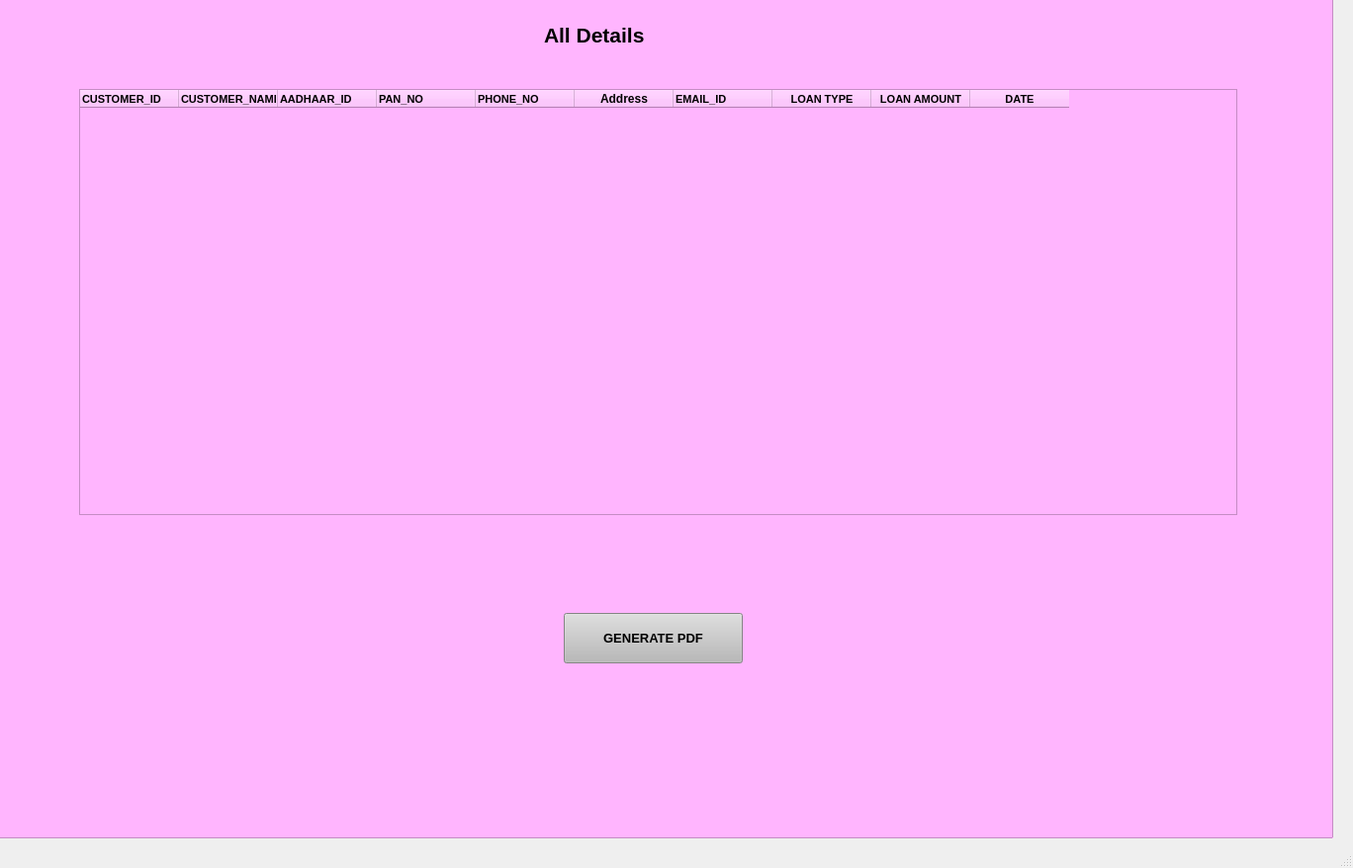
<?xml version="1.0" encoding="UTF-8"?>
<ui version="4.0">
 <class>Coualldetail</class>
 <widget class="QMainWindow" name="Coualldetail">
  <property name="geometry">
   <rect>
    <x>0</x>
    <y>0</y>
    <width>1368</width>
    <height>878</height>
   </rect>
  </property>
  <property name="minimumSize">
   <size>
    <width>1368</width>
    <height>878</height>
   </size>
  </property>
  <property name="maximumSize">
   <size>
    <width>1368</width>
    <height>878</height>
   </size>
  </property>
  <property name="font">
   <font>
    <pointsize>10</pointsize>
   </font>
  </property>
  <property name="cursor">
   <cursorShape>PointingHandCursor</cursorShape>
  </property>
  <property name="windowTitle">
   <string>All details</string>
  </property>
  <widget class="QWidget" name="centralwidget">
   <widget class="QFrame" name="frame">
    <property name="geometry">
     <rect>
      <x>-20</x>
      <y>-30</y>
      <width>1368</width>
      <height>878</height>
     </rect>
    </property>
    <property name="minimumSize">
     <size>
      <width>1368</width>
      <height>878</height>
     </size>
    </property>
    <property name="maximumSize">
     <size>
      <width>1368</width>
      <height>878</height>
     </size>
    </property>
    <property name="styleSheet">
     <string notr="true">background-color: rgb(255, 181, 254);</string>
    </property>
    <property name="frameShape">
     <enum>QFrame::StyledPanel</enum>
    </property>
    <property name="frameShadow">
     <enum>QFrame::Raised</enum>
    </property>
    <widget class="QTableWidget" name="t1">
     <property name="geometry">
      <rect>
       <x>100</x>
       <y>120</y>
       <width>1171</width>
       <height>431</height>
      </rect>
     </property>
     <property name="font">
      <font>
       <weight>75</weight>
       <bold>true</bold>
      </font>
     </property>
     <property name="styleSheet">
      <string notr="true">text-allign:left;</string>
     </property>
     <column>
      <property name="text">
       <string>CUSTOMER_ID</string>
      </property>
      <property name="font">
       <font>
        <pointsize>8</pointsize>
        <weight>75</weight>
        <bold>true</bold>
       </font>
      </property>
      <property name="textAlignment">
       <set>AlignJustify|AlignVCenter</set>
      </property>
     </column>
     <column>
      <property name="text">
       <string>CUSTOMER_NAME</string>
      </property>
      <property name="font">
       <font>
        <pointsize>8</pointsize>
        <weight>75</weight>
        <bold>true</bold>
       </font>
      </property>
      <property name="textAlignment">
       <set>AlignJustify|AlignVCenter</set>
      </property>
     </column>
     <column>
      <property name="text">
       <string>AADHAAR_ID</string>
      </property>
      <property name="font">
       <font>
        <pointsize>8</pointsize>
        <weight>75</weight>
        <bold>true</bold>
       </font>
      </property>
      <property name="textAlignment">
       <set>AlignJustify|AlignVCenter</set>
      </property>
     </column>
     <column>
      <property name="text">
       <string>PAN_NO</string>
      </property>
      <property name="font">
       <font>
        <pointsize>8</pointsize>
        <weight>75</weight>
        <bold>true</bold>
       </font>
      </property>
      <property name="textAlignment">
       <set>AlignLeading|AlignVCenter</set>
      </property>
     </column>
     <column>
      <property name="text">
       <string>PHONE_NO</string>
      </property>
      <property name="font">
       <font>
        <pointsize>8</pointsize>
        <weight>75</weight>
        <bold>true</bold>
       </font>
      </property>
      <property name="textAlignment">
       <set>AlignJustify|AlignVCenter</set>
      </property>
     </column>
     <column>
      <property name="text">
       <string>Address</string>
      </property>
      <property name="font">
       <font>
        <weight>75</weight>
        <bold>true</bold>
       </font>
      </property>
     </column>
     <column>
      <property name="text">
       <string>EMAIL_ID</string>
      </property>
      <property name="font">
       <font>
        <pointsize>8</pointsize>
        <weight>75</weight>
        <bold>true</bold>
       </font>
      </property>
      <property name="textAlignment">
       <set>AlignJustify|AlignVCenter</set>
      </property>
     </column>
     <column>
      <property name="text">
       <string>LOAN TYPE</string>
      </property>
      <property name="font">
       <font>
        <pointsize>8</pointsize>
        <weight>75</weight>
        <bold>true</bold>
       </font>
      </property>
     </column>
     <column>
      <property name="text">
       <string>LOAN AMOUNT</string>
      </property>
      <property name="font">
       <font>
        <pointsize>8</pointsize>
        <weight>75</weight>
        <bold>true</bold>
       </font>
      </property>
     </column>
     <column>
      <property name="text">
       <string>DATE</string>
      </property>
      <property name="font">
       <font>
        <pointsize>8</pointsize>
        <weight>75</weight>
        <bold>true</bold>
       </font>
      </property>
     </column>
    </widget>
    <widget class="QPushButton" name="b1">
     <property name="geometry">
      <rect>
       <x>590</x>
       <y>650</y>
       <width>181</width>
       <height>51</height>
      </rect>
     </property>
     <property name="font">
      <font>
       <pointsize>10</pointsize>
       <weight>75</weight>
       <bold>true</bold>
      </font>
     </property>
     <property name="cursor">
      <cursorShape>PointingHandCursor</cursorShape>
     </property>
     <property name="styleSheet">
      <string notr="true">background-color: rgb(110, 120, 255);
background-color: rgb(185, 185, 185);</string>
     </property>
     <property name="text">
      <string>GENERATE PDF</string>
     </property>
    </widget>
    <widget class="QLabel" name="label">
     <property name="geometry">
      <rect>
       <x>570</x>
       <y>50</y>
       <width>191</width>
       <height>31</height>
      </rect>
     </property>
     <property name="font">
      <font>
       <pointsize>16</pointsize>
       <weight>75</weight>
       <bold>true</bold>
      </font>
     </property>
     <property name="text">
      <string>All Details</string>
     </property>
    </widget>
   </widget>
  </widget>
  <widget class="QMenuBar" name="menubar">
   <property name="geometry">
    <rect>
     <x>0</x>
     <y>0</y>
     <width>1368</width>
     <height>27</height>
    </rect>
   </property>
  </widget>
  <widget class="QStatusBar" name="statusbar"/>
 </widget>
 <resources/>
 <connections/>
</ui>
